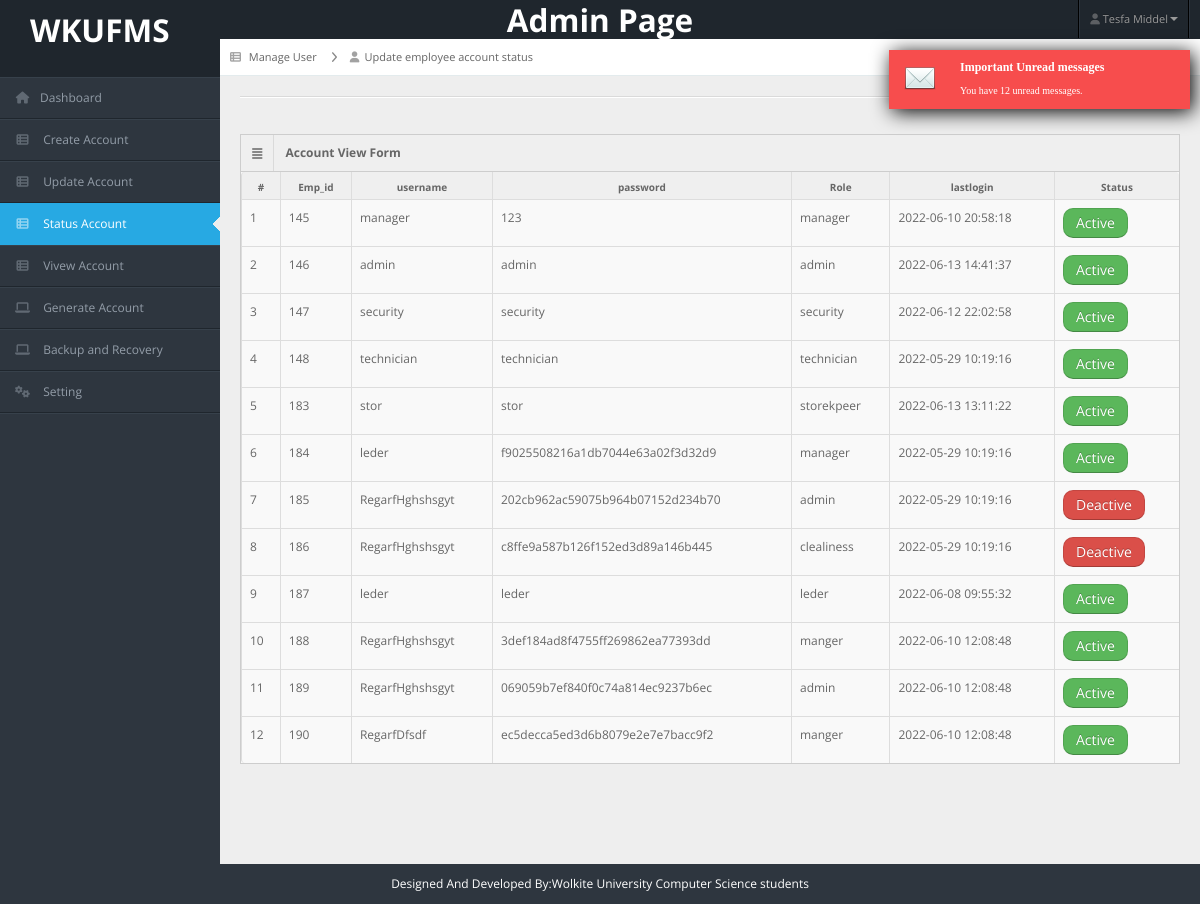
The app's page /admin/status_account_emp.php (signed in), older data.
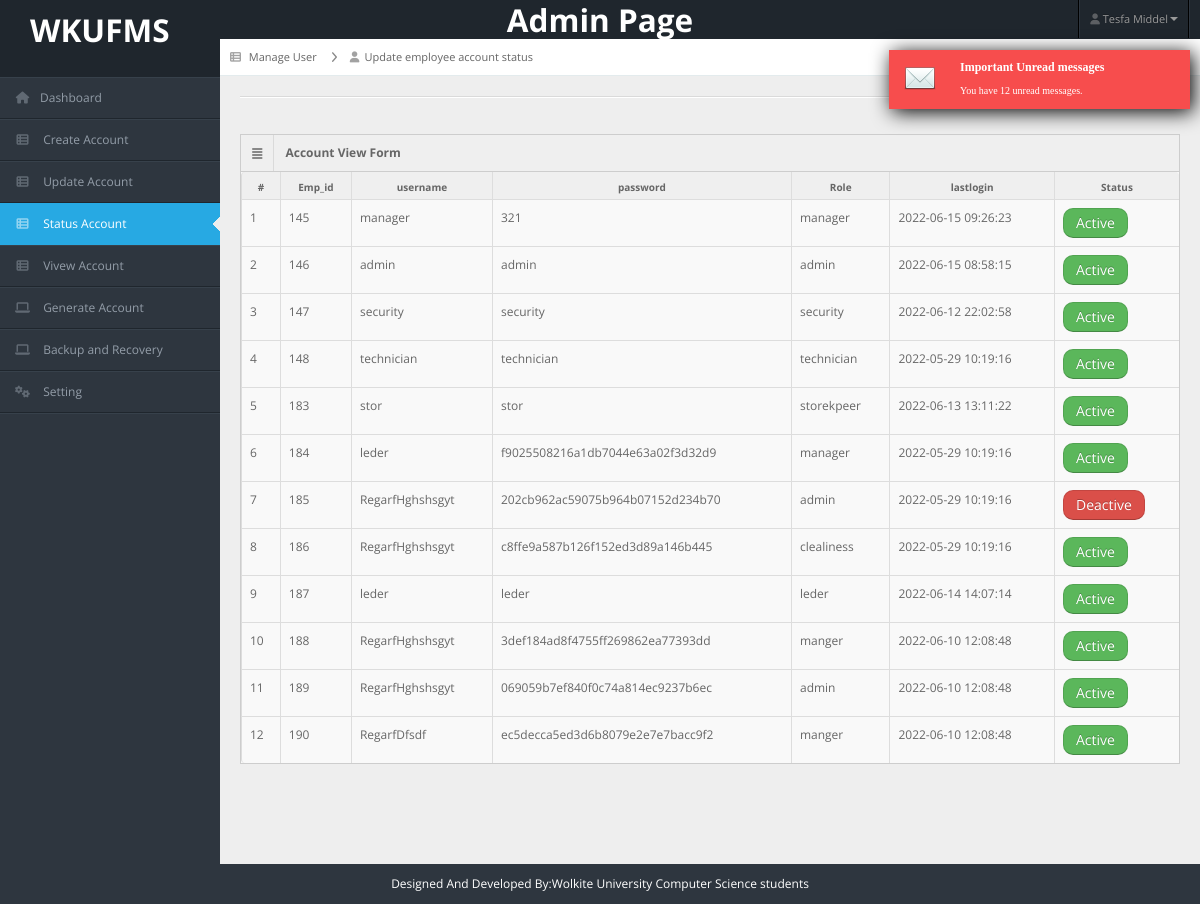
The same page, newer data.
### tables this page shows
CREATE TABLE `eaccount` (
  `id` int(11) NOT NULL AUTO_INCREMENT,
  `emp_id` int(11) NOT NULL,
  `username` varchar(100) NOT NULL,
  `password` varchar(100) NOT NULL,
  `status` int(11) NOT NULL,
  `lastlogin` datetime NOT NULL,
  `role` varchar(100) NOT NULL,
  PRIMARY KEY (`id`),
  KEY `emp_id` (`emp_id`),
  CONSTRAINT `eaccount_ibfk_1` FOREIGN KEY (`emp_id`) REFERENCES `employee` (`id`) ON DELETE CASCADE ON UPDATE CASCADE
);

### admin/status_account_emp.php (the view, shortened to what this page needs)
<?php
include("header.php");
include("../connection.php");
?>
<div id="content">
    <div id="content-header">
        <div id="breadcrumb">
            <a href="#"><i class="icon icon-th-list"></i> <span>Manage User</span></a>
            <a href="status_account_emp.php" title="Go to update employee account status page" class="tip-bottom">
                <i class="icon-user"></i>Update employee account status
            </a>
        </div>
    </div>
    <div class="container-fluid">
        <hr>
        <div class="row-fluid">
            <div class="span12">
                <div class="widget-box">
                    <div class="widget-title"> <span class="icon"> <i class="icon-align-justify"></i> </span>
                        <h5>Account View Form</h5>
                    </div>
                    <div class="widget-content nopadding">
                        <table class="table table-bordered table-striped">
                            <thead>
                                <tr>
                                    <th>#</th>
                                    <th>Emp_id</th>
                                    <th>username</th>
                                    <th>password</th>
                                    <th>Role</th>
                                    <th>lastlogin</th>
                                    <th>Status</th>
                                </tr>
                            </thead>
                            <tbody>
                                <?php
                                $n = 1;
                                $result = mysqli_query($con, "select *from eaccount;");
                                while ($row = mysqli_fetch_array($result)) {
                                ?>
                                <tr>
                                    <td><?php echo $n; ?></td>
                                    <td><?php echo $row["id"]; ?></td>
                                    <td><?php echo $row["username"]; ?></td>
                                    <td><?php echo $row["password"]; ?></td>
                                    <td><?php echo $row["role"]; ?></td>
                                    <td><?php echo $row["lastlogin"]; ?></td>
                                    <td> <?php
                                                if ($row["status"] == "1") {
                                                ?>
                                        <a href="employee_account_status_edite.php?id=<?php echo $row['id'] ?>"
                                            class="btn btn-success" style="border-radius:10px">Active</a>
                                        <?php
                                                } else { ?>
                                        <a href="employee_account_status_edite.php?id=<?php echo $row['id'] ?>"
                                            class="btn btn-danger" style="border-radius:10px">Deactive</a>
                                        <?php
                                                }
                                            ?>
                                </tr>
                                <?php
                                    $n++;
                                }
                                ?>
                            </tbody>
                        </table>
                    </div>
                </div>
            </div>
        </div>
    </div>
</div>
<?php
include("footer.php");
?>

Row changes from the older to the newer data that the page shows:
changed eaccount id 145: password "123" → "321"; lastlogin "2022-06-10 20:58:18" → "2022-06-15 09:26:23"
changed eaccount id 146: lastlogin "2022-06-13 14:41:37" → "2022-06-15 08:58:15"
changed eaccount "c8ffe9a587b126f152ed3d89a146b445": status "Deactive" → "Active"
changed eaccount id 187: lastlogin "2022-06-08 09:55:32" → "2022-06-14 14:07:14"
